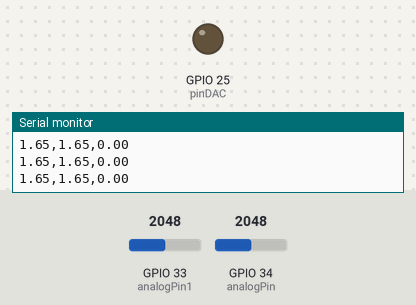
This program was run on a simulated ESP32. Shown: output pins drawn as LEDs (lit = HIGH), the last lines printed to the serial monitor. The test bench sets the inputs (shaded band); at power-on: GPIO 33 (analogPin1) = 2048, GPIO 34 (analogPin) = 2048 (analog values on the 0–4095 scale).

Above: at 1.2 s.
1.3 s: GPIO 33 (analogPin1) set to 2866
At 1.6 s:
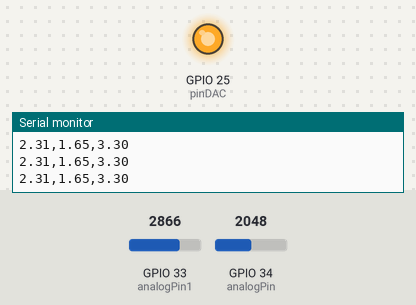
2.8 s: GPIO 33 (analogPin1) set to 0
Timing chart, 0 to 5.8 s (numbered marks = the images above; inputs shaded):
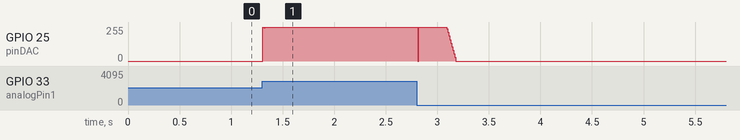

Measured:
- after the input at 1.3 s, GPIO 25 (pinDAC): 0/255 → 254/255 at once

The program:

main.cpp
```cpp
// PID exercise.
#include <Arduino.h>

const int analogPin1 = 33; // ADC setpoint input.
const int analogPin = 34; // ADC  (y = signal)
const int pinDAC = 25; //DAC

const float kd = 0.1834;
const float kp = 4.5122;
const float ki = 21.0020;

const unsigned long Ts_ms = 10;
const float Ts = 0.01;
unsigned long lastStepMillis = 0;
bool simulationFinished = false;

float referencia = 0;
float error = 0;
float error_1 = 0;
float integral = 0;
float derivada = 0;
float y = 0;
float u = 0;

void setup() {
  Serial.begin(115200);
  analogReadResolution(12);
  dacWrite(pinDAC, 0);
}

void loop(){
  if (millis() - lastStepMillis < Ts_ms) {
    return;
  }
  lastStepMillis = millis();
  y = 3.3 * analogRead(analogPin) / 4096.0;
  referencia = 3.3 * analogRead(analogPin1) / 4096.0;
  error = referencia - y;
  integral += error * Ts;
  derivada = ((error - error_1) / Ts);
  u = (kp * error + ki * integral + kd * derivada);
  if (u > 3.3) {
    u = 3.3;
  }
  else if (u < 0.0) {
    u = 0.0;
  }
  Serial.print(referencia);
  Serial.print(",");
  Serial.print(y);
  Serial.print(",");
  Serial.println(u);
  dacWrite(pinDAC, (u / 3.3) * 255);
  error_1 = error;
}
```
